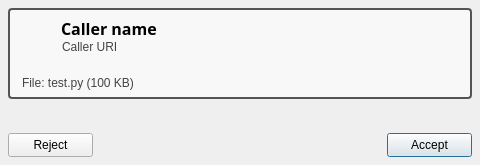
<?xml version="1.0" encoding="UTF-8"?>
<ui version="4.0">
 <class>Dialog</class>
 <widget class="QDialog" name="Dialog">
  <property name="geometry">
   <rect>
    <x>0</x>
    <y>0</y>
    <width>480</width>
    <height>165</height>
   </rect>
  </property>
  <property name="minimumSize">
   <size>
    <width>480</width>
    <height>165</height>
   </size>
  </property>
  <property name="maximumSize">
   <size>
    <width>16777215</width>
    <height>165</height>
   </size>
  </property>
  <property name="windowTitle">
   <string>Incoming File Transfer</string>
  </property>
  <property name="windowIcon">
   <iconset>
    <normaloff>icons/blink48.png</normaloff>icons/blink48.png</iconset>
  </property>
  <layout class="QVBoxLayout" name="dialog_layout">
   <property name="spacing">
    <number>34</number>
   </property>
   <property name="margin">
    <number>8</number>
   </property>
   <item>
    <widget class="QFrame" name="frame">
     <property name="styleSheet">
      <string>QFrame#frame {
	background-color: #f8f8f8;
	border-color: #545454;
	border-radius: 4px;
	border-width: 2px;
	border-style: solid;
}


</string>
     </property>
     <property name="frameShape">
      <enum>QFrame::StyledPanel</enum>
     </property>
     <property name="frameShadow">
      <enum>QFrame::Sunken</enum>
     </property>
     <layout class="QGridLayout" name="frame_layout">
      <property name="topMargin">
       <number>7</number>
      </property>
      <property name="bottomMargin">
       <number>7</number>
      </property>
      <property name="verticalSpacing">
       <number>0</number>
      </property>
      <item row="1" column="1">
       <widget class="QLabel" name="uri_label">
        <property name="sizePolicy">
         <sizepolicy hsizetype="Expanding" vsizetype="Fixed">
          <horstretch>0</horstretch>
          <verstretch>0</verstretch>
         </sizepolicy>
        </property>
        <property name="palette">
         <palette>
          <active>
           <colorrole role="WindowText">
            <brush brushstyle="SolidPattern">
             <color alpha="255">
              <red>68</red>
              <green>68</green>
              <blue>68</blue>
             </color>
            </brush>
           </colorrole>
           <colorrole role="Text">
            <brush brushstyle="SolidPattern">
             <color alpha="255">
              <red>68</red>
              <green>68</green>
              <blue>68</blue>
             </color>
            </brush>
           </colorrole>
          </active>
          <inactive>
           <colorrole role="WindowText">
            <brush brushstyle="SolidPattern">
             <color alpha="255">
              <red>68</red>
              <green>68</green>
              <blue>68</blue>
             </color>
            </brush>
           </colorrole>
           <colorrole role="Text">
            <brush brushstyle="SolidPattern">
             <color alpha="255">
              <red>68</red>
              <green>68</green>
              <blue>68</blue>
             </color>
            </brush>
           </colorrole>
          </inactive>
          <disabled>
           <colorrole role="WindowText">
            <brush brushstyle="SolidPattern">
             <color alpha="255">
              <red>118</red>
              <green>118</green>
              <blue>117</blue>
             </color>
            </brush>
           </colorrole>
           <colorrole role="Text">
            <brush brushstyle="SolidPattern">
             <color alpha="255">
              <red>118</red>
              <green>118</green>
              <blue>117</blue>
             </color>
            </brush>
           </colorrole>
          </disabled>
         </palette>
        </property>
        <property name="text">
         <string>Caller URI</string>
        </property>
        <property name="indent">
         <number>1</number>
        </property>
       </widget>
      </item>
      <item row="0" column="1">
       <widget class="QLabel" name="username_label">
        <property name="sizePolicy">
         <sizepolicy hsizetype="Expanding" vsizetype="Fixed">
          <horstretch>0</horstretch>
          <verstretch>0</verstretch>
         </sizepolicy>
        </property>
        <property name="font">
         <font>
          <family>Sans Serif</family>
          <pointsize>12</pointsize>
          <weight>75</weight>
          <bold>true</bold>
         </font>
        </property>
        <property name="text">
         <string>Caller name</string>
        </property>
        <property name="alignment">
         <set>Qt::AlignLeading|Qt::AlignLeft|Qt::AlignVCenter</set>
        </property>
       </widget>
      </item>
      <item row="0" column="0" rowspan="2">
       <widget class="QLabel" name="user_icon">
        <property name="minimumSize">
         <size>
          <width>36</width>
          <height>36</height>
         </size>
        </property>
        <property name="maximumSize">
         <size>
          <width>36</width>
          <height>36</height>
         </size>
        </property>
        <property name="pixmap">
         <pixmap>icons/default-avatar.png</pixmap>
        </property>
        <property name="alignment">
         <set>Qt::AlignCenter</set>
        </property>
       </widget>
      </item>
      <item row="2" column="0" colspan="2">
       <spacer name="frame_spacer">
        <property name="orientation">
         <enum>Qt::Vertical</enum>
        </property>
        <property name="sizeHint" stdset="0">
         <size>
          <width>0</width>
          <height>0</height>
         </size>
        </property>
       </spacer>
      </item>
      <item row="3" column="0" colspan="2">
       <widget class="QLabel" name="file_label">
        <property name="palette">
         <palette>
          <active>
           <colorrole role="WindowText">
            <brush brushstyle="SolidPattern">
             <color alpha="255">
              <red>68</red>
              <green>68</green>
              <blue>68</blue>
             </color>
            </brush>
           </colorrole>
           <colorrole role="Text">
            <brush brushstyle="SolidPattern">
             <color alpha="255">
              <red>68</red>
              <green>68</green>
              <blue>68</blue>
             </color>
            </brush>
           </colorrole>
          </active>
          <inactive>
           <colorrole role="WindowText">
            <brush brushstyle="SolidPattern">
             <color alpha="255">
              <red>68</red>
              <green>68</green>
              <blue>68</blue>
             </color>
            </brush>
           </colorrole>
           <colorrole role="Text">
            <brush brushstyle="SolidPattern">
             <color alpha="255">
              <red>68</red>
              <green>68</green>
              <blue>68</blue>
             </color>
            </brush>
           </colorrole>
          </inactive>
          <disabled>
           <colorrole role="WindowText">
            <brush brushstyle="SolidPattern">
             <color alpha="255">
              <red>118</red>
              <green>118</green>
              <blue>117</blue>
             </color>
            </brush>
           </colorrole>
           <colorrole role="Text">
            <brush brushstyle="SolidPattern">
             <color alpha="255">
              <red>118</red>
              <green>118</green>
              <blue>117</blue>
             </color>
            </brush>
           </colorrole>
          </disabled>
         </palette>
        </property>
        <property name="text">
         <string extracomment="is offering to share his screen">File: test.py (100 KB)</string>
        </property>
        <property name="indent">
         <number>3</number>
        </property>
       </widget>
      </item>
     </layout>
    </widget>
   </item>
   <item>
    <layout class="QHBoxLayout" name="button_layout">
     <property name="spacing">
      <number>5</number>
     </property>
     <item>
      <widget class="QPushButton" name="reject_button">
       <property name="minimumSize">
        <size>
         <width>85</width>
         <height>24</height>
        </size>
       </property>
       <property name="maximumSize">
        <size>
         <width>16777215</width>
         <height>24</height>
        </size>
       </property>
       <property name="toolTip">
        <string>Refuse the file and stop ringing on any other device</string>
       </property>
       <property name="text">
        <string>Reject</string>
       </property>
      </widget>
     </item>
     <item>
      <spacer name="button_spacer">
       <property name="orientation">
        <enum>Qt::Horizontal</enum>
       </property>
       <property name="sizeHint" stdset="0">
        <size>
         <width>40</width>
         <height>20</height>
        </size>
       </property>
      </spacer>
     </item>
     <item>
      <widget class="QPushButton" name="accept_button">
       <property name="minimumSize">
        <size>
         <width>85</width>
         <height>24</height>
        </size>
       </property>
       <property name="maximumSize">
        <size>
         <width>16777215</width>
         <height>24</height>
        </size>
       </property>
       <property name="text">
        <string>Accept</string>
       </property>
       <property name="default">
        <bool>true</bool>
       </property>
      </widget>
     </item>
    </layout>
   </item>
  </layout>
 </widget>
 <tabstops>
  <tabstop>accept_button</tabstop>
  <tabstop>reject_button</tabstop>
 </tabstops>
 <resources/>
 <connections>
  <connection>
   <sender>accept_button</sender>
   <signal>clicked()</signal>
   <receiver>Dialog</receiver>
   <slot>accept()</slot>
   <hints>
    <hint type="sourcelabel">
     <x>345</x>
     <y>117</y>
    </hint>
    <hint type="destinationlabel">
     <x>196</x>
     <y>67</y>
    </hint>
   </hints>
  </connection>
  <connection>
   <sender>reject_button</sender>
   <signal>clicked()</signal>
   <receiver>Dialog</receiver>
   <slot>reject()</slot>
   <hints>
    <hint type="sourcelabel">
     <x>48</x>
     <y>117</y>
    </hint>
    <hint type="destinationlabel">
     <x>196</x>
     <y>67</y>
    </hint>
   </hints>
  </connection>
 </connections>
</ui>
